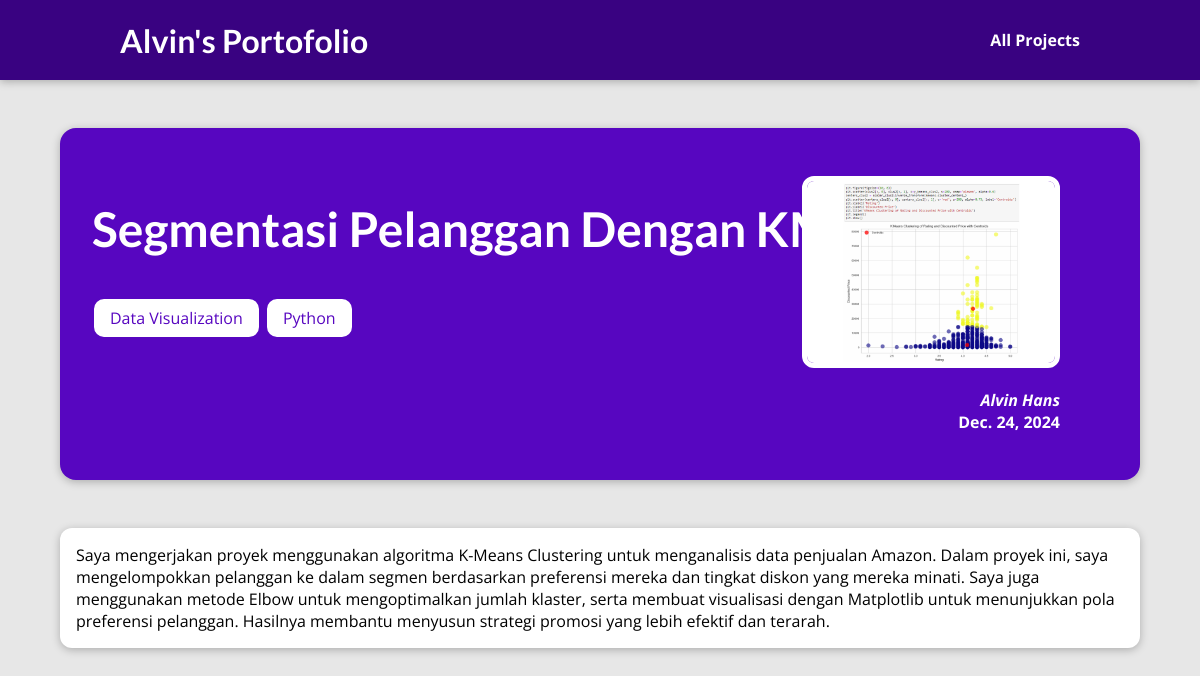
Screenshot of /posts/segmentasi-pelanggan-dengan-kmeans with the database file from the repository.
### blog/models.py (models this page shows, shortened)
class Project(models.Model):
    title = models.CharField(max_length=150)
    excerpt = models.CharField(max_length=200)
    image_name = models.CharField(max_length=100)
    date = models.DateField(auto_now=True)
    slug = models.SlugField(unique=True ,db_index=True)
    content = models.TextField(validators=[MinLengthValidator(10)])
    author = models.ForeignKey(Author, on_delete=models.SET_NULL, null=True, related_name="projects")
    tags = models.ManyToManyField(Tag)

class Tag(models.Model):
    caption = models.CharField(max_length=20)
    def __str__(self):
        return self.caption

class Author(models.Model):
    first_name = models.CharField(max_length=100)
    last_name = models.CharField(max_length=100)
    email_address = models.EmailField()
    def full_name(self):
        return f"{self.first_name} {self.last_name}"
    def __str__(self):
        return self.full_name()

### blog/views.py (the view)
# urls.py: path("posts/<slug:slug>", views.post_detail, name="post-detail-page"),
def post_detail(request, slug):
    identified_post = get_object_or_404(Project, slug=slug)
    return render(request, "blog/post-detail.html", {
        "post": identified_post,
        "post_tags": identified_post.tags.all()
    })

### blog/templates/blog/post-detail.html (shortened to what this page needs)
{% extends 'base.html' %}
{% load static %}
{% block css_files %}
    <link rel="stylesheet" href="{% static 'blog/post-detail.css' %}">
{% endblock %}
{% block content %}
    <section id="summary">
        <h2>{{ post.title }}</h2>
        <div>
            {% for tag in post_tags %}
                <span class="tag">{{ tag }}</span>
            {% endfor %}
        </div>
        <article>
            <img src="{% static 'blog/images/'|add:post.image_name %}" alt="{{ post.title }}">
            <address>{{ post.author }}</address>
            <time>{{ post.date }}</time>
        </article>
    </section>
    <main>
        <article>
            {{ post.content }}
        </article>
    </main>
{% endblock %}

### static/app.css (style rules this page uses)
* { box-sizing: border-box; }
html { font-family: 'Open Sans', 'Lato', sans-serif; }
body { margin: 0; }
h1, h2, h3 { font-family: 'Lato', sans-serif; font-weight: bold; }

### blog/static/blog/post-detail.css (style rules this page uses)
body { background-color: #e7e7e7; }
#summary { margin: 8rem auto 3rem auto; padding: 2rem; width: 90%; max-width: 90rem; border-radius: 16px; background-color: #5706c0; position: relative; box-shadow: 0 2px 8px rgba(0, 0, 0, 0.25); height: 22rem; }
#summary h2 { color: white; font-size: 3rem; }
#summary article { position: absolute; top: 2rem; right: 3rem; padding: 1rem 2rem; border-radius: 12px; text-align: right; color: white; }
#summary article img { width: 100%; height: 12rem; border-radius: 12px; border: 5px solid white; margin-bottom: 1rem; }
#summary address { font-weight: bold; }
#summary time { font-weight: bold; }
main { width: 90%; max-width: 90rem; margin: 3rem auto; background-color: white; padding: 1rem; border-radius: 12px; box-shadow: 0 2px 8px rgba(0, 0, 0, 0.25); }
.tag { color: #5706c0; background-color: white; border: 2px solid #5706c0; border-radius: 12px; padding: 0.5rem 1rem; margin-bottom: 1rem; display: inline-block; }

### rows the page displays
Project: title "Segmentasi Pelanggan Dengan KMeans", image_name (picture), author "Alvin Hans", date "Dec. 24, 2024", content "Saya mengerjakan proyek menggunakan algoritma K-Means Clustering untuk menganalisis data penjualan Amazon. Dalam proyek ini, saya mengelompokkan pelanggan ke dalam segmen berdasarkan preferensi mereka dan tingkat diskon yang mereka minati. Saya juga menggunakan metode Elbow untuk mengoptimalkan jumlah klaster, serta membuat visualisasi dengan Matplotlib untuk menunjukkan pola preferensi pelanggan. Hasilnya membantu menyusun strategi promosi yang lebih efektif dan terarah."
Tag: caption "Data Visualization"
Tag: caption "Python"
